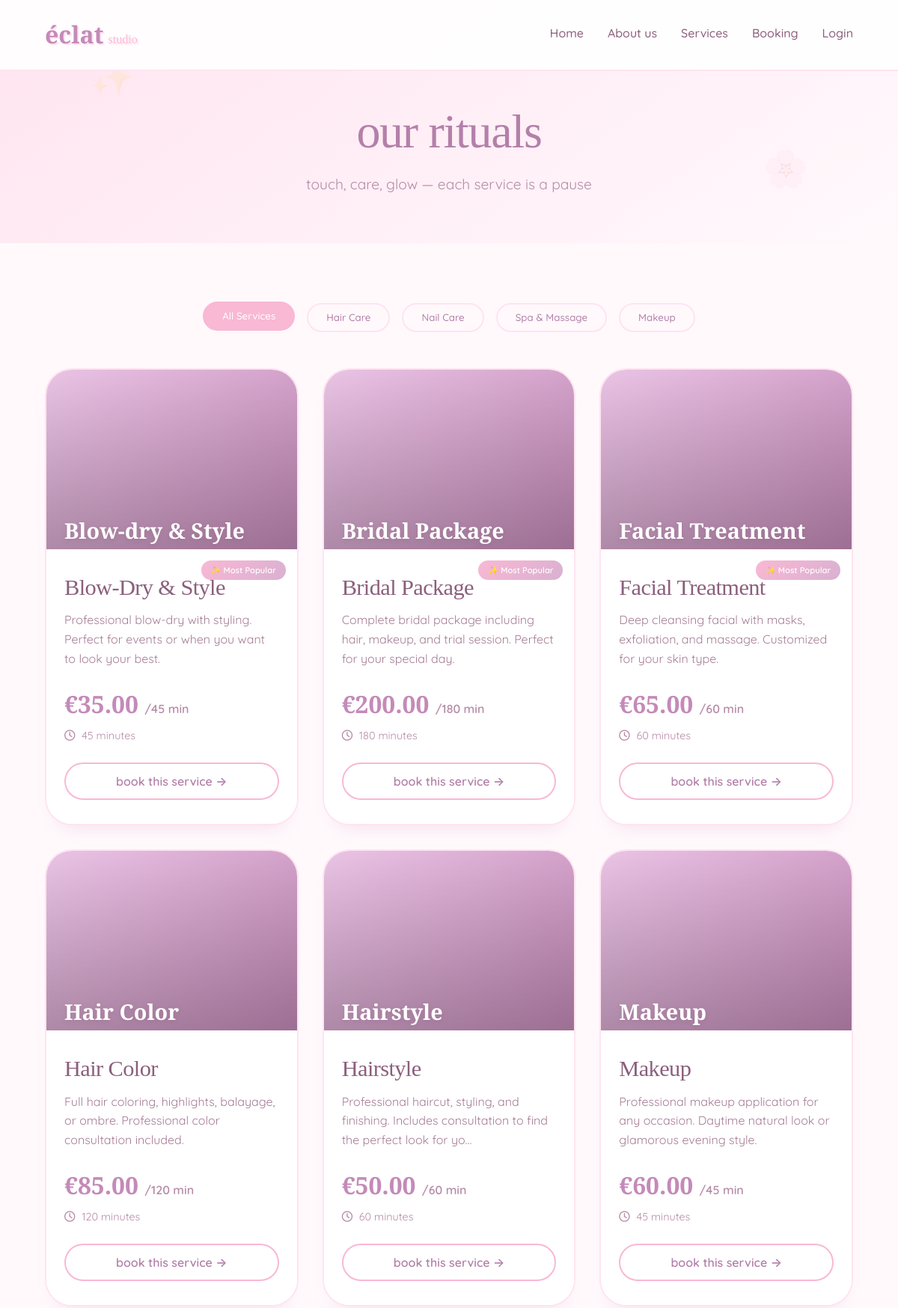
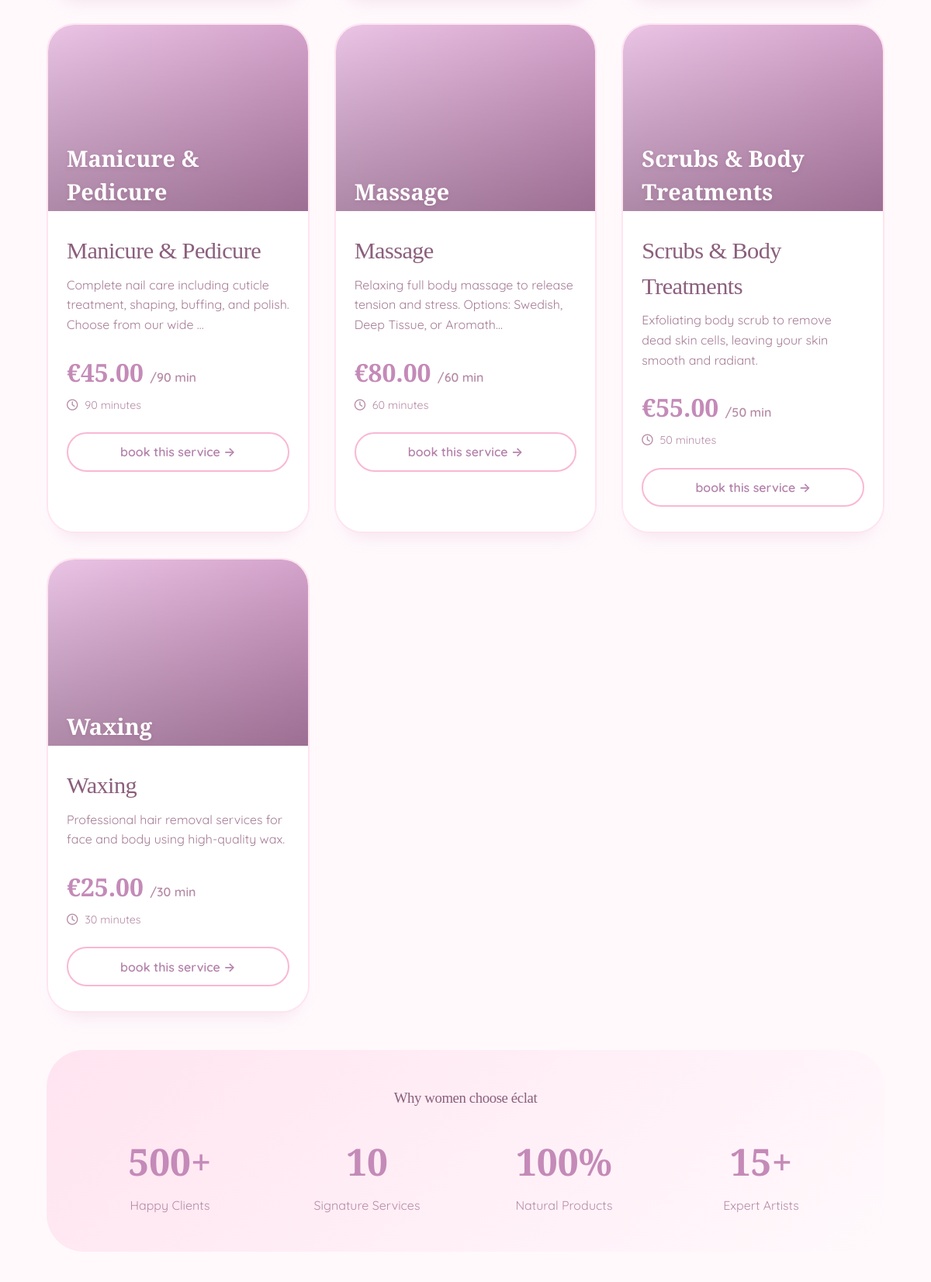
/services (upper part), run on the app's committed database (2 pictures, top to bottom).
### workshop/models.py (models this page shows, shortened)
class Service(models.Model):
    name = models.CharField(max_length=100)
    description = models.TextField()
    price = models.DecimalField(max_digits=10, decimal_places=2)
    duration_minutes = models.IntegerField(help_text="Duration in minutes")

### workshop/views.py (the view)
# urls.py: path('services', views.services, name='services'),
def services(request):
    services_list = Service.objects.all().order_by('name')
    return render(request, 'workshop/services.html', {
        'services': services_list
    })

### workshop/templates/workshop/services.html (shortened to what this page needs)
<!DOCTYPE html>
<html lang="en">
<head>
    <link rel="stylesheet" href="https://cdnjs.cloudflare.com/ajax/libs/font-awesome/6.0.0-beta3/css/all.min.css">
    <link href="https://unpkg.com/aos@2.3.1/dist/aos.css" rel="stylesheet">
</head>
<body>
    <nav class="navbar" id="navbar">
        <div class="container nav-container">
            <div class="logo">éclat<span>studio</span></div>
            <div class="nav-links" id="navLinks">
                <a href="{% url 'home' %}">Home</a>
                <a href="{% url 'About' %}">About us</a>
                <a href="{% url 'services' %}">Services</a>
                <a href="{% url 'bookings' %}">Booking</a>
                <a href="{% url 'login' %}">Login</a>
            </div>
        </div>
    </nav>
    <div class="page-header">
        <div class="container">
            <h1 data-aos="fade-down">our rituals</h1>
            <p data-aos="fade-up" data-aos-delay="100">touch, care, glow — each service is a pause</p>
        </div>
    </div>
    <section class="section">
        <div class="container">
            <div class="category-filter" data-aos="fade-up">
                <button class="filter-btn active" data-category="all">All Services</button>
                <button class="filter-btn" data-category="hair">Hair Care</button>
                <button class="filter-btn" data-category="nails">Nail Care</button>
                <button class="filter-btn" data-category="spa">Spa & Massage</button>
                <button class="filter-btn" data-category="makeup">Makeup</button>
            </div>
            {% if services %}
            <div class="services-grid" id="servicesGrid">
                {% for service in services %}
                <div class="service-card" data-category="{% if 'hair' in service.name|lower %}hair{% elif 'nail' in service.name|lower or 'mani' in service.name|lower %}nails{% elif 'massage' in service.name|lower or 'scrub' in service.name|lower or 'facial' in service.name|lower %}spa{% elif 'makeup' in service.name|lower %}makeup{% else %}all{% endif %}" data-aos="fade-up" data-aos-delay="{{ forloop.counter0|divisibleby:2|yesno:'100,200' }}">
                    <div class="service-img {% cycle 'img-hair' 'img-mani' 'img-massage' 'img-makeup' 'img-scrub' 'img-color' 'img-blowdry' 'img-facial' 'img-waxing' 'img-bridal' %} default-img">
                        <span>{{ service.name }}</span>
                    </div>
                    <div class="service-content">
                        {% if forloop.counter <= 3 %}
                        <div class="popular-badge">✨ Most Popular</div>
                        {% endif %}
                        <h3>{{ service.name }}</h3>
                        <p>{{ service.description|truncatechars:100 }}</p>
                        <div class="service-price">
                            €{{ service.price }}
                            <small>{% if service.duration_minutes < 60 %}/{{ service.duration_minutes }} min{% else %}/{{ service.duration_minutes|floatformat:0 }} min{% endif %}</small>
                        </div>
                        <div class="service-duration">
                            <i class="far fa-clock"></i> {{ service.duration_minutes }} minutes
                        </div>
                        <a href="{% url 'bookings' %}?service={{ service.id }}" class="btn">book this service →</a>
                    </div>
                </div>
                {% endfor %}
            </div>
            {% else %}
            <div class="empty-state" data-aos="zoom-in">
                <i class="fas fa-spa"></i>
                <p>Our services are being updated. Please check back soon!</p>
                <a href="{% url 'bookings' %}" class="btn" style="margin-top: 1.5rem;">Request a consultation</a>
            </div>
            {% endif %}
            {% if services %}
            <div class="stats-section" data-aos="fade-up" data-aos-delay="300">
                <h3>Why women choose éclat</h3>
                <div class="stats-grid">
                    <div>
                        <div class="stat-number">500+</div>
                        <div class="stat-label">Happy Clients</div>
                    </div>
                    <div>
                        <div class="stat-number">{{ services|length }}</div>
                        <div class="stat-label">Signature Services</div>
                    </div>
                    <div>
                        <div class="stat-number">100%</div>
                        <div class="stat-label">Natural Products</div>
                    </div>
                    <div>
                        <div class="stat-number">15+</div>
                        <div class="stat-label">Expert Artists</div>
                    </div>
                </div>
            </div>
            {% endif %}
        </div>
    </section>
</body>
</html>

### data on the page
Service: name "Blow-dry & Style", shows "✨ Most Popular", name "Blow-Dry & Style", description "Professional blow-dry with styling. Perfect for events or when you want to look your best.", price "35.00", duration_minutes "45"
Service: name "Bridal Package", shows "✨ Most Popular", description "Complete bridal package including hair, makeup, and trial session. Perfect for your special day.", price "200.00", duration_minutes "180"
Service: name "Facial Treatment", shows "✨ Most Popular", description "Deep cleansing facial with masks, exfoliation, and massage. Customized for your skin type.", price "65.00", duration_minutes "60"
Service: name "Hair Color", description "Full hair coloring, highlights, balayage, or ombre. Professional color consultation included.", price "85.00", duration_minutes "120"
Service: name "Hairstyle", description "Professional haircut, styling, and finishing. Includes consultation to find the perfect look for yo…", price "50.00", duration_minutes "60"
Service: name "Makeup", description "Professional makeup application for any occasion. Daytime natural look or glamorous evening style.", price "60.00", duration_minutes "45"
Service: name "Manicure & Pedicure", description "Complete nail care including cuticle treatment, shaping, buffing, and polish. Choose from our wide …", price "45.00", duration_minutes "90"
Service: name "Massage", description "Relaxing full body massage to release tension and stress. Options: Swedish, Deep Tissue, or Aromath…", price "80.00", duration_minutes "60"
Service: name "Scrubs & Body Treatments", description "Exfoliating body scrub to remove dead skin cells, leaving your skin smooth and radiant.", price "55.00", duration_minutes "50"
Service: name "Waxing", description "Professional hair removal services for face and body using high-quality wax.", price "25.00", duration_minutes "30"

### other printed values
{{ services|length }} "10"
